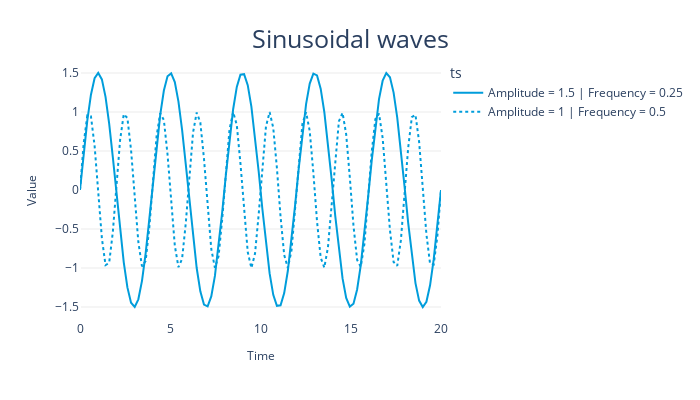

The notebook cell saved with this chart:
### Markdown cell above
#### Cyclical or seasonal signals

Among the most common signals you'll see. Below, note the two sinusoidal waves are different with respect to the frequency (how fast the time series crosses zero) and amplitude (how far away from zero the time series travels).

### Code cell
signal_1 = ts.signals.Sinusoidal(amplitude=1.5, frequency=0.25)
signal_2 = ts.signals.Sinusoidal(amplitude=1, frequency=0.5)

# Generate time series
samples_1, regular_time_samples, signals_1, errors_1 = generate_timeseries(signal=signal_1)
samples_2, regular_time_samples, signals_2, errors_2 = generate_timeseries(signal=signal_2)

plot_time_series(regular_time_samples,
                 [samples_1, samples_2],
                 "Sinusoidal waves",
                 legends=["Amplitude = 1.5 | Frequency = 0.25",
                          "Amplitude = 1 | Frequency = 0.5"])
